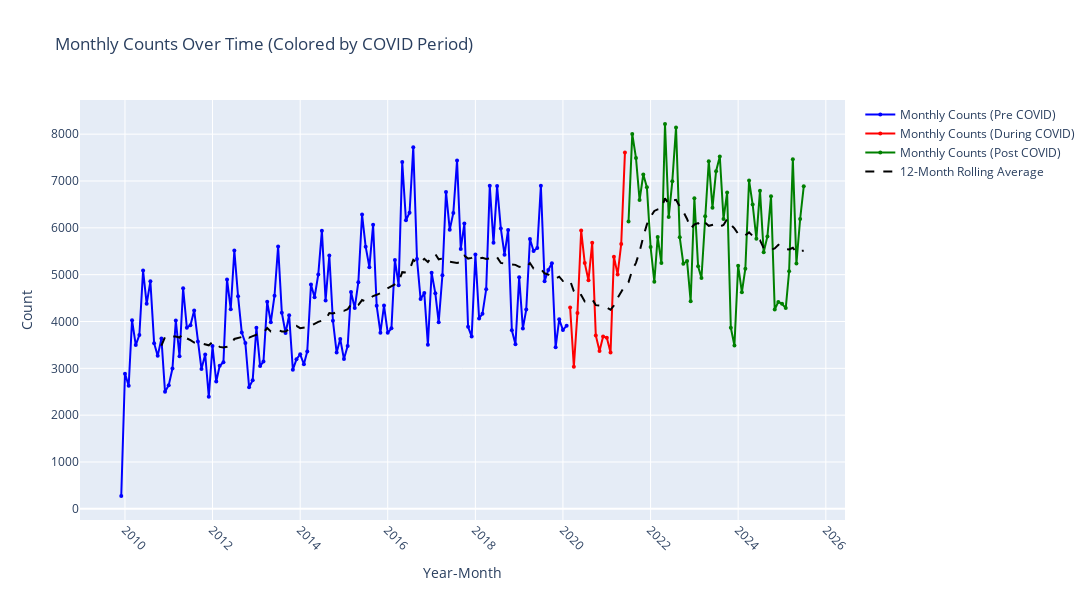

The notebook cell saved with this chart:
### Markdown cell above
#### Covid Flag

### Code cell
# Plot counts over time by year-month
df_plot = forecast_panel.copy()
df_plot['year_month'] = df_plot['week'].dt.to_period('M')

# Add covid_flag to monthly aggregation
monthly_counts = df_plot.groupby(['year_month', 'covid_flag'])['y'].sum().reset_index()
monthly_counts = monthly_counts.groupby('year_month').agg({
    'y': 'sum',
    'covid_flag': 'first'  # Take the first covid_flag for each month
}).reset_index()

monthly_counts['y_smoothed'] = monthly_counts['y'].rolling(12).mean()

# Convert year_month to string for plotting
monthly_counts['year_month_str'] = monthly_counts['year_month'].astype(str)

# Define colors for covid periods
color_map = {
    'pre': 'blue',
    'during': 'red', 
    'post': 'green'
}

# Create plotly figure
fig = go.Figure()

# Add actual counts colored by covid_flag
for covid_period in ['pre', 'during', 'post']:
    period_data = monthly_counts[monthly_counts['covid_flag'] == covid_period]
    if not period_data.empty:
        fig.add_trace(go.Scatter(
            x=period_data['year_month_str'],
            y=period_data['y'],
            mode='lines+markers',
            name=f'Monthly Counts ({covid_period.title()} COVID)',
            line=dict(color=color_map[covid_period]),
            marker=dict(size=4, color=color_map[covid_period])
        ))

# Add smoothed line
fig.add_trace(go.Scatter(
    x=monthly_counts['year_month_str'],
    y=monthly_counts['y_smoothed'],
    mode='lines',
    name='12-Month Rolling Average',
    line=dict(color='black', width=2, dash='dash')
))

# Update layout
fig.update_layout(
    title='Monthly Counts Over Time (Colored by COVID Period)',
    xaxis_title='Year-Month',
    yaxis_title='Count',
    width=1200,
    height=600,
    showlegend=True,
    xaxis=dict(tickangle=45),
    grid=dict(rows=1, columns=1)
)

fig.show()

### Figure 1 — Plotly figure (JSON) as saved in the notebook; plotly's stock layout.template omitted (floating-point values rounded to 4 significant figures; data arrays with more than 128 entries replaced by an {"elided": "..."} marker saying what was removed)
{"data": [{"line": {"color": "blue"}, "marker": {"color": "blue", "size": 4}, "mode": "lines+markers", "name": "Monthly Counts (Pre COVID)", "type": "scatter", "x": ["2009-12", "2010-01", "2010-02", "2010-03", "2010-04", "2010-05", "2010-06", "2010-07", "2010-08", "2010-09", "2010-10", "2010-11", "2010-12", "2011-01", "2011-02", "2011-03", "2011-04", "2011-05", "2011-06", "2011-07", "2011-08", "2011-09", "2011-10", "2011-11", "2011-12", "2012-01", "2012-02", "2012-03", "2012-04", "2012-05", "2012-06", "2012-07", "2012-08", "2012-09", "2012-10", "2012-11", "2012-12", "2013-01", "2013-02", "2013-03", "2013-04", "2013-05", "2013-06", "2013-07", "2013-08", "2013-09", "2013-10", "2013-11", "2013-12", "2014-01", "2014-02", "2014-03", "2014-04", "2014-05", "2014-06", "2014-07", "2014-08", "2014-09", "2014-10", "2014-11", "2014-12", "2015-01", "2015-02", "2015-03", "2015-04", "2015-05", "2015-06", "2015-07", "2015-08", "2015-09", "2015-10", "2015-11", "2015-12", "2016-01", "2016-02", "2016-03", "2016-04", "2016-05", "2016-06", "2016-07", "2016-08", "2016-09", "2016-10", "2016-11", "2016-12", "2017-01", "2017-02", "2017-03", "2017-04", "2017-05", "2017-06", "2017-07", "2017-08", "2017-09", "2017-10", "2017-11", "2017-12", "2018-01", "2018-02", "2018-03", "2018-04", "2018-05", "2018-06", "2018-07", "2018-08", "2018-09", "2018-10", "2018-11", "2018-12", "2019-01", "2019-02", "2019-03", "2019-04", "2019-05", "2019-06", "2019-07", "2019-08", "2019-09", "2019-10", "2019-11", "2019-12", "2020-01", "2020-02"], "y": [274.0, 2886.0, 2629.0, 4029.0, 3497.0, 3710.0, 5087.0, 4378.0, 4857.0, 3537.0, 3266.0, 3638.0, 2501.0, 2639.0, 2996.0, 4021.0, 3258.0, 4709.0, 3869.0, 3919.0, 4237.0, 3572.0, 2985.0, 3295.0, 2393.0, 3475.0, 2719.0, 3054.0, 3128.0, 4897.0, 4261.0, 5516.0, 4539.0, 3764.0, 3539.0, 2596.0, 2747.0, 3868.0, 3048.0, 3148.0, 4419.0, 3984.0, 4550.0, 5603.0, 4188.0, 3754.0, 4132.0, 2970.0, 3192.0, 3300.0, 3087.0, 3362.0, 4789.0, 4517.0, 5005.0, 5940.0, 4450.0, 5409.0, 4017.0, 3337.0, 3626.0, 3198.0, 3479.0, 4631.0, 4289.0, 4839.0, 6283.0, 5597.0, 5160.0, 6065.0, 4335.0, 3761.0, 4340.0, 3759.0, 3854.0, 5313.0, 4775.0, 7404.0, 6161.0, 6323.0, 7718.0, 5335.0, 4478.0, 4607.0, 3502.0, 5040.0, 4602.0, 3982.0, 4987.0, 6766.0, 5960.0, 6319.0, 7438.0, 5549.0, 6092.0, 3887.0, 3677.0, 5429.0, 4065.0, 4166.0, 4688.0, 6897.0, 5679.0, 6891.0, 5987.0, 5426.0, 5954.0, 3813.0, 3512.0, 4945.0, 3852.0, 4255.0, 5762.0, 5505.0, 5570.0, 6898.0, 4858.0, 5101.0, 5242.0, 3448.0, 4046.0, 3819.0, 3910.0]}, {"line": {"color": "red"}, "marker": {"color": "red", "size": 4}, "mode": "lines+markers", "name": "Monthly Counts (During COVID)", "type": "scatter", "x": ["2020-03", "2020-04", "2020-05", "2020-06", "2020-07", "2020-08", "2020-09", "2020-10", "2020-11", "2020-12", "2021-01", "2021-02", "2021-03", "2021-04", "2021-05", "2021-06"], "y": [4300.0, 3033.0, 4182.0, 5941.0, 5247.0, 4882.0, 5680.0, 3702.0, 3370.0, 3679.0, 3653.0, 3337.0, 5385.0, 5006.0, 5654.0, 7606.0]}, {"line": {"color": "green"}, "marker": {"color": "green", "size": 4}, "mode": "lines+markers", "name": "Monthly Counts (Post COVID)", "type": "scatter", "x": ["2021-07", "2021-08", "2021-09", "2021-10", "2021-11", "2021-12", "2022-01", "2022-02", "2022-03", "2022-04", "2022-05", "2022-06", "2022-07", "2022-08", "2022-09", "2022-10", "2022-11", "2022-12", "2023-01", "2023-02", "2023-03", "2023-04", "2023-05", "2023-06", "2023-07", "2023-08", "2023-09", "2023-10", "2023-11", "2023-12", "2024-01", "2024-02", "2024-03", "2024-04", "2024-05", "2024-06", "2024-07", "2024-08", "2024-09", "2024-10", "2024-11", "2024-12", "2025-01", "2025-02", "2025-03", "2025-04", "2025-05", "2025-06", "2025-07"], "y": [6134.0, 8005.0, 7493.0, 6593.0, 7139.0, 6867.0, 5590.0, 4849.0, 5804.0, 5248.0, 8217.0, 6232.0, 6992.0, 8142.0, 5797.0, 5233.0, 5291.0, 4431.0, 6629.0, 5178.0, 4930.0, 6246.0, 7423.0, 6431.0, 7210.0, 7524.0, 6190.0, 6753.0, 3865.0, 3488.0, 5193.0, 4625.0, 5127.0, 7012.0, 6498.0, 5769.0, 6794.0, 5478.0, 5816.0, 6672.0, 4256.0, 4418.0, 4378.0, 4286.0, 5073.0, 7462.0, 5241.0, 6189.0, 6887.0]}, {"line": {"color": "black", "dash": "dash", "width": 2}, "mode": "lines", "name": "12-Month Rolling Average", "type": "scatter", "x": {"elided": "188 str values"}, "y": {"elided": "188 float values"}}], "layout": {"grid": {"columns": 1, "rows": 1}, "height": 600, "showlegend": true, "title": {"text": "Monthly Counts Over Time (Colored by COVID Period)"}, "width": 1200, "xaxis": {"tickangle": 45, "title": {"text": "Year-Month"}}, "yaxis": {"title": {"text": "Count"}}}}
